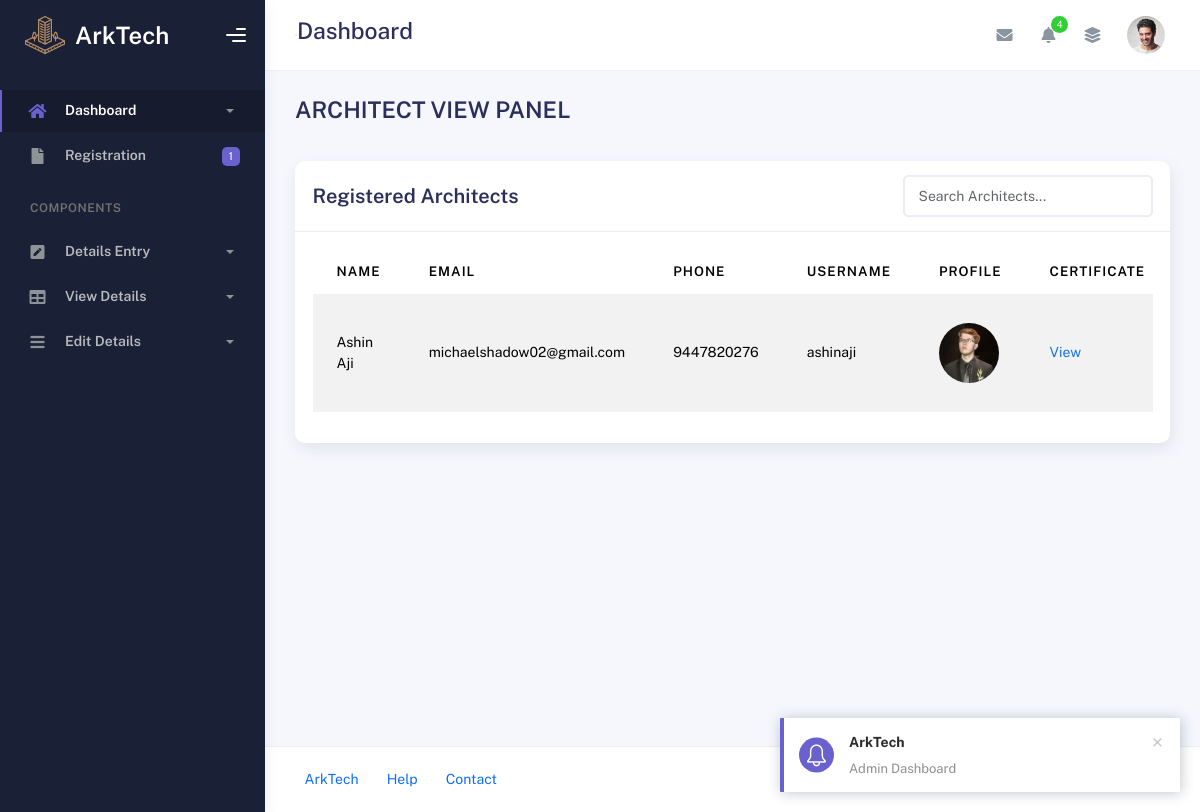
The app's page /Admin/architect_view.php with its own data.
### tables this page shows
CREATE TABLE IF NOT EXISTS `tbl_architects` (
  `cust_id` int NOT NULL,
  `architect_id` int NOT NULL AUTO_INCREMENT,
  `arch_name` varchar(50) NOT NULL,
  `about` mediumtext NOT NULL,
  `profiles` varchar(500) NOT NULL,
  `email` varchar(50) NOT NULL,
  `phone` bigint NOT NULL,
  `username` varchar(20) NOT NULL,
  `passwords` varchar(50) NOT NULL,
  `certificate_of_licensce` varchar(200) NOT NULL,
  `arch_locations` varchar(500) NOT NULL,
  `status` varchar(20) NOT NULL,
  `plan_id` int NOT NULL,
  `renewaldate` date NOT NULL,
  PRIMARY KEY (`architect_id`),
  UNIQUE KEY `unique_cust_id` (`cust_id`)
);

### dboperation.php (called while the page is built, shortened)
<?php
class dboperation
{
    public $con,$res;
    function __construct()
    {
        $this->con=mysqli_connect("localhost","root","","arktech");
    }
    public function executequery($sql)
    {
        $this->res=mysqli_query($this->con,$sql);
        return $this->res;
    }
}
?>

### Admin/architect_view.php (the view, shortened to what this page needs)
<?php
include("header.php");
include("../dboperation.php");
$obj = new dboperation();
$sql = "SELECT * FROM tbl_architects";
$res = $obj->executequery($sql);
?>
<div class="container">
  <div class="page-inner">
    <div class="page-header">
      <h3 class="fw-bold mb-3">ARCHITECT VIEW PANEL</h3>
    </div>
    <div class="row">
      <div class="col-md-12">
        <div class="card">
          <div class="card-header d-flex justify-content-between align-items-center">
            <h4 class="card-title m-0">Registered Architects</h4>
            <input type="text" id="architectSearch" class="form-control" style="width: 250px;" placeholder="Search Architects...">
          </div>
          <div class="card-body">
            <div class="table-responsive">
              <table id="architect-table" class="display table table-striped table-hover">
                <thead>
                  <tr>
                    <th>Name</th>
                    <th>Email</th>
                    <th>Phone</th>
                    <th>Username</th>
                    <th>Profile</th>
                    <th>Certificate</th>
                  </tr>
                </thead>
                <tbody>
                  <?php while ($row = mysqli_fetch_array($res)) { ?>
                    <tr>
                      <td><?=($row["arch_name"]) ?></td>
                      <td><?=($row["email"]) ?></td>
                      <td><?=($row["phone"]) ?></td>
                      <td><?=($row["username"]) ?></td>
                      <td>
                        <?php if (!empty($row["profiles"])): ?>
                          <img src="../uploads/<?= $row["profiles"] ?>" alt="Profile Pic" width="60" height="60" style="object-fit:cover;border-radius:50%;">
                        <?php else: ?>
                          N/A
                        <?php endif; ?>
                      </td>
                      <td>
                        <?php if (!empty($row["certificate_of_licensce"])): ?>
                          <a href="#" onclick="openPopup('../uploads/<?= $row['certificate_of_licensce'] ?>'); return false;">View</a>
                        <?php else: ?>
                          N/A
                        <?php endif; ?>
                      </td>
                    </tr>
                  <?php } ?>
                </tbody>
              </table>
            </div>
          </div>
        </div>
      </div>
    </div>
  </div>
</div>
<?php include("footer.php"); ?>

### records on screen
tbl_architects: arch_name "Ashin Aji", email "michaelshadow02@gmail.com", phone "9447820276", username "ashinaji", profiles (picture)
